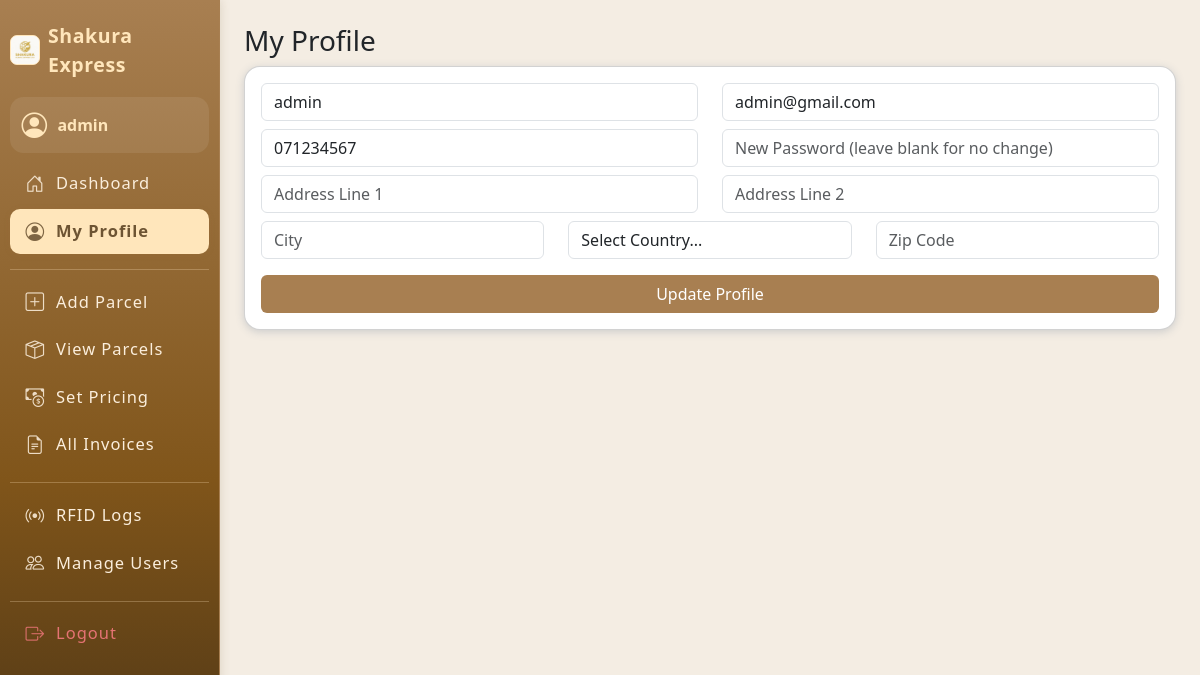
Page /users/profile.php (signed in) on the committed database.
### tables this page shows
CREATE TABLE `users` (
  `id` int(11) NOT NULL AUTO_INCREMENT,
  `username` varchar(50) NOT NULL,
  `password` varchar(255) NOT NULL,
  `email` varchar(100) NOT NULL,
  `role` enum('admin','staff','customer') NOT NULL,
  `full_name` varchar(100) NOT NULL,
  `phone` varchar(20) DEFAULT NULL,
  `created_at` datetime DEFAULT current_timestamp(),
  `address_line1` varchar(255) DEFAULT NULL,
  `address_line2` varchar(255) DEFAULT NULL,
  `city` varchar(100) DEFAULT NULL,
  `country` varchar(100) DEFAULT NULL,
  `zip_code` varchar(20) DEFAULT NULL,
  PRIMARY KEY (`id`),
  UNIQUE KEY `username` (`username`)
);

### users/profile.php (the view, shortened to what this page needs)
<?php
include '../includes/db.php';
$user_id = $_SESSION['user_id'];
$user = $conn->query("SELECT * FROM users WHERE id=$user_id")->fetch_assoc();
?>
<!DOCTYPE html>
<html lang="en">
<head>
    <link rel="stylesheet" href="/assets/css/style.css">
    <link rel="stylesheet" href="https://cdn.jsdelivr.net/npm/bootstrap@5.3.3/dist/css/bootstrap.min.css">
</head>
<body>
<div class="d-flex">
    <?php include '../includes/sidebar.php'; ?>
    <div class="container p-4">
        <h3>My Profile</h3>
        <form method="post" class="card p-3">
            <div class="row">
                <div class="col-md-6 mb-2">
                    <input type="text" name="full_name" class="form-control" placeholder="Full Name" value="<?= htmlspecialchars($user['full_name']) ?>" required>
                </div>
                <div class="col-md-6 mb-2">
                    <input type="email" name="email" class="form-control" placeholder="Email" value="<?= htmlspecialchars($user['email']) ?>" required>
                </div>
                <div class="col-md-6 mb-2">
                    <input type="text" name="phone" class="form-control" placeholder="Phone" value="<?= htmlspecialchars($user['phone']) ?>">
                </div>
                <div class="col-md-6 mb-2">
                    <input type="password" name="password" class="form-control" placeholder="New Password (leave blank for no change)">
                </div>
                <div class="col-md-6 mb-2">
                    <input type="text" name="address_line1" class="form-control" placeholder="Address Line 1" value="<?= htmlspecialchars($user['address_line1'] ?? '') ?>" required>
                </div>
                <div class="col-md-6 mb-2">
                    <input type="text" name="address_line2" class="form-control" placeholder="Address Line 2" value="<?= htmlspecialchars($user['address_line2'] ?? '') ?>">
                </div>
                <div class="col-md-4 mb-2">
                    <input type="text" name="city" class="form-control" placeholder="City" value="<?= htmlspecialchars($user['city'] ?? '') ?>" required>
                </div>
                <div class="col-md-4 mb-2">
                    <select name="country" class="form-control" required>
                        <option value="">Select Country...</option>
                    </select>
                </div>
                <div class="col-md-4 mb-2">
                    <input type="text" name="zip_code" class="form-control" placeholder="Zip Code" value="<?= htmlspecialchars($user['zip_code'] ?? '') ?>" required>
                </div>
            </div>
            <button class="btn btn-brown mt-2">Update Profile</button>
        </form>
    </div>
</div>
</body>
</html>

### includes/sidebar.php (shortened to what this page needs)
<?php
$role = $_SESSION['role'];
$user_id = $_SESSION['user_id'] ?? null;
require_once '../includes/db.php';
$user_name = '';
if ($user_id) {
    $user_res = $conn->query("SELECT username FROM users WHERE id=$user_id");
    if ($user_res && $user_res->num_rows) {
        $u = $user_res->fetch_assoc();
        $user_name = htmlspecialchars($u['username']);
    }
}
?>
<head>
    <link rel="stylesheet" href="https://cdn.jsdelivr.net/npm/bootstrap-icons@1.11.3/font/bootstrap-icons.min.css">
    <link rel="stylesheet" href="../assets/css/style.css">
</head>
<nav class="sidebar">
    <div class="sidebar-brand">
        <img src="../assets/images/logo.jpeg" width="30" alt="Logo" style="border-radius:7px; background:#fff6eb; border:1.3px solid #ffe6bb;">
        <span>Shakura Express</span>
    </div>
    <div class="user-mini-profile mb-2">
        <i class="bi bi-person-circle"></i>
        <div class="user-details">
            <span><?= $user_name ?: ucfirst($role) ?></span>
        </div>
    </div>
    <ul class="nav flex-column">
        <?php if($role=='admin'): ?>
            <li><a href="../dashboards/admin_dashboard.php" class="nav-link<?=strpos($_SERVER['PHP_SELF'],'admin_dashboard.php')!==false?' active':''?>"><i class="bi bi-house-door"></i> Dashboard</a></li>
            <li><a href="../users/profile.php" class="nav-link<?=strpos($_SERVER['PHP_SELF'],'profile.php')!==false?' active':''?>"><i class="bi bi-person-circle"></i> My Profile</a></li>
            <hr>
            <li><a href="../parcels/add_parcel.php" class="nav-link<?=strpos($_SERVER['PHP_SELF'],'add_parcel.php')!==false?' active':''?>"><i class="bi bi-plus-square"></i> Add Parcel</a></li>
            <li><a href="../parcels/view_parcel.php" class="nav-link<?=strpos($_SERVER['PHP_SELF'],'view_parcel.php')!==false?' active':''?>"><i class="bi bi-box-seam"></i> View Parcels</a></li>
            <li><a href="../pricing/set_pricing.php" class="nav-link<?=strpos($_SERVER['PHP_SELF'],'set_pricing.php')!==false?' active':''?>"><i class="bi bi-cash-coin"></i> Set Pricing</a></li>
            <li><a href="../invoices/view_invoice.php" class="nav-link<?=strpos($_SERVER['PHP_SELF'],'view_invoice.php')!==false?' active':''?>"><i class="bi bi-file-earmark-text"></i> All Invoices</a></li>
            <hr>
            <li><a href="../rfid/logs.php" class="nav-link<?=strpos($_SERVER['PHP_SELF'],'logs.php')!==false?' active':''?>"><i class="bi bi-broadcast"></i> RFID Logs</a></li>
            <li><a href="../users/manage.php" class="nav-link<?=strpos($_SERVER['PHP_SELF'],'manage.php')!==false?' active':''?>"><i class="bi bi-people"></i> Manage Users</a></li>
        <?php endif; ?>
        <hr>
        <li><a href="../auth/logout.php" class="nav-link text-danger"><i class="bi bi-box-arrow-right"></i> Logout</a></li>
    </ul>
</nav>

### assets/css/style.css (style rules this page uses)
body { background-color: #f4ede3; }
.sidebar { min-width: 220px; }
.sidebar .nav-link.active, .sidebar .nav-link:hover { background: #a87f51; }
.btn-brown { background: #a87f51; color: white; }
.card { border-radius: 16px; box-shadow: 0 2px 8px #ccc; }
.sidebar { position: fixed; top: 0; left: 0; height: 100vh; width: 220px; background: linear-gradient(180deg, #a87f51 0%, #80551a 60%, #4b3415 100%); color: #fff; padding: 1.3rem 0.6rem 1rem 0.6rem; z-index: 1000; border-right: 1px solid #a87f51; box-shadow: 1px 0 9px rgba(108,78,42,0.15); display: flex; flex-direction: column; font-size: 1.01rem; min-height: 0; max-height: 100vh; overflow-y: auto; }
.sidebar-brand { font-size: 1.22rem; font-weight: 700; letter-spacing: .6px; margin-bottom: 1.1rem; color: #ffe6bb; display: flex; align-items:center; gap: 0.52rem; }
.sidebar .user-mini-profile { background: rgba(255,255,255,0.08); border-radius: .85rem; padding: .6rem .75rem .5rem .75rem; margin-bottom: 1.28rem; font-size: .96rem; display: flex; align-items: center; gap: 0.64rem; }
.sidebar .user-mini-profile .bi-person-circle { font-size: 1.6rem; color: #ffe6bb; }
.sidebar .user-mini-profile .user-details span { display: block; color: #ffe6bb; font-weight: 600; margin-bottom: 0; font-size: 1.04em; }
.sidebar .nav { flex: 1 1 auto; margin-bottom: 1.2rem; }
.sidebar .nav-link { color: #fbeedc; margin-bottom: .11rem; padding: .56rem 1rem; font-size: 1.03rem; border-radius: .62rem; display: flex; align-items: center; gap: .68rem; transition: background .14s, color .13s; font-weight: 500; letter-spacing: .06em; }
.sidebar .nav-link.active, .sidebar .nav-link:hover, .sidebar .nav-link:focus { color: #6d5433 !important; background: #ffe6bb !important; font-weight: 600; box-shadow: 0 1px 7px rgba(168,127,81,0.09); }
.sidebar .nav-link .bi { font-size: 1.13em; opacity: 0.88; }
.sidebar .nav-link.text-danger { color: #e57373 !important; }
.sidebar hr { border-color: #ffe6bb; opacity: 0.27; margin: 13px 0 9px 0; }
body { margin-left: 220px !important; }

### rows in the picture
users: username "admin", full_name "admin", email "admin@gmail.com", phone "071234567"
